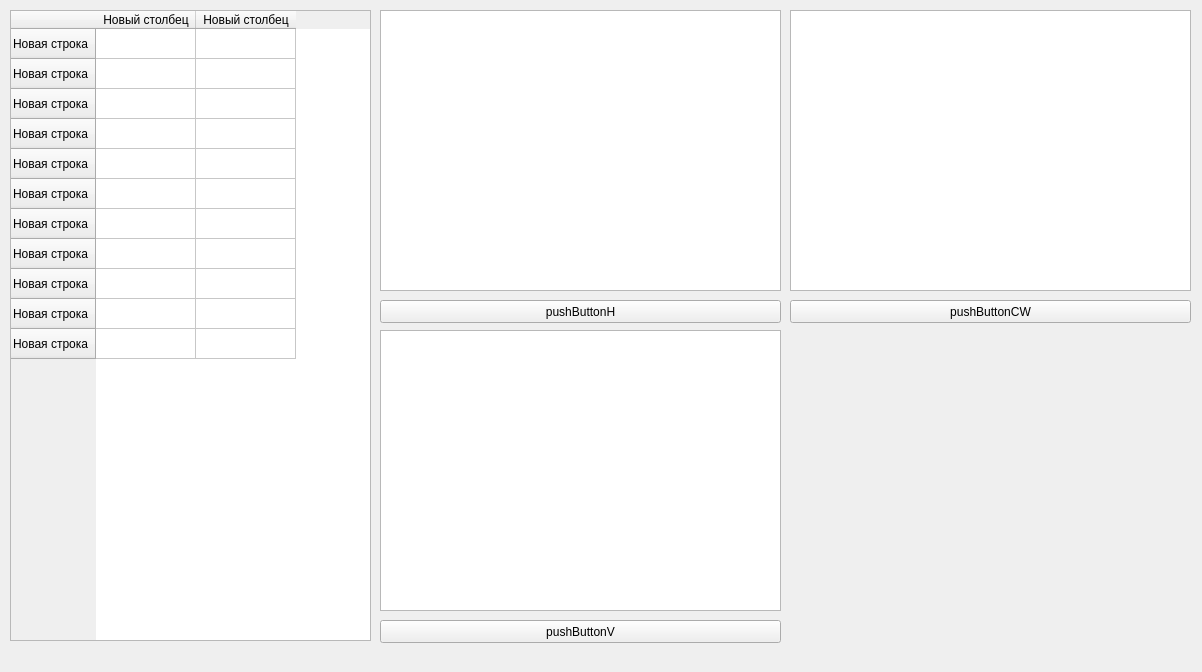
<?xml version="1.0" encoding="UTF-8"?>
<ui version="4.0">
 <class>MainWindow</class>
 <widget class="QMainWindow" name="MainWindow">
  <property name="geometry">
   <rect>
    <x>0</x>
    <y>0</y>
    <width>1202</width>
    <height>672</height>
   </rect>
  </property>
  <property name="windowTitle">
   <string>MainWindow</string>
  </property>
  <widget class="QWidget" name="centralwidget">
   <widget class="QTableWidget" name="tableWidget">
    <property name="geometry">
     <rect>
      <x>10</x>
      <y>10</y>
      <width>361</width>
      <height>631</height>
     </rect>
    </property>
    <row>
     <property name="text">
      <string>Новая строка</string>
     </property>
    </row>
    <row>
     <property name="text">
      <string>Новая строка</string>
     </property>
    </row>
    <row>
     <property name="text">
      <string>Новая строка</string>
     </property>
    </row>
    <row>
     <property name="text">
      <string>Новая строка</string>
     </property>
    </row>
    <row>
     <property name="text">
      <string>Новая строка</string>
     </property>
    </row>
    <row>
     <property name="text">
      <string>Новая строка</string>
     </property>
    </row>
    <row>
     <property name="text">
      <string>Новая строка</string>
     </property>
    </row>
    <row>
     <property name="text">
      <string>Новая строка</string>
     </property>
    </row>
    <row>
     <property name="text">
      <string>Новая строка</string>
     </property>
    </row>
    <row>
     <property name="text">
      <string>Новая строка</string>
     </property>
    </row>
    <row>
     <property name="text">
      <string>Новая строка</string>
     </property>
    </row>
    <column>
     <property name="text">
      <string>Новый столбец</string>
     </property>
    </column>
    <column>
     <property name="text">
      <string>Новый столбец</string>
     </property>
    </column>
   </widget>
   <widget class="QTextEdit" name="textEditH">
    <property name="geometry">
     <rect>
      <x>380</x>
      <y>10</y>
      <width>401</width>
      <height>281</height>
     </rect>
    </property>
    <property name="font">
     <font>
      <family>Courier New</family>
      <pointsize>14</pointsize>
     </font>
    </property>
   </widget>
   <widget class="QPushButton" name="pushButtonH">
    <property name="geometry">
     <rect>
      <x>380</x>
      <y>300</y>
      <width>401</width>
      <height>23</height>
     </rect>
    </property>
    <property name="text">
     <string>pushButtonH</string>
    </property>
   </widget>
   <widget class="QTextEdit" name="textEditV">
    <property name="geometry">
     <rect>
      <x>380</x>
      <y>330</y>
      <width>401</width>
      <height>281</height>
     </rect>
    </property>
    <property name="font">
     <font>
      <family>Courier New</family>
      <pointsize>14</pointsize>
     </font>
    </property>
   </widget>
   <widget class="QPushButton" name="pushButtonV">
    <property name="geometry">
     <rect>
      <x>380</x>
      <y>620</y>
      <width>401</width>
      <height>23</height>
     </rect>
    </property>
    <property name="text">
     <string>pushButtonV</string>
    </property>
   </widget>
   <widget class="QPushButton" name="pushButtonCW">
    <property name="geometry">
     <rect>
      <x>790</x>
      <y>300</y>
      <width>401</width>
      <height>23</height>
     </rect>
    </property>
    <property name="text">
     <string>pushButtonCW</string>
    </property>
   </widget>
   <widget class="QTextEdit" name="textEditCW">
    <property name="geometry">
     <rect>
      <x>790</x>
      <y>10</y>
      <width>401</width>
      <height>281</height>
     </rect>
    </property>
    <property name="font">
     <font>
      <family>Courier New</family>
      <pointsize>14</pointsize>
     </font>
    </property>
   </widget>
  </widget>
  <widget class="QMenuBar" name="menubar">
   <property name="geometry">
    <rect>
     <x>0</x>
     <y>0</y>
     <width>1202</width>
     <height>21</height>
    </rect>
   </property>
  </widget>
 </widget>
 <resources/>
 <connections/>
</ui>
